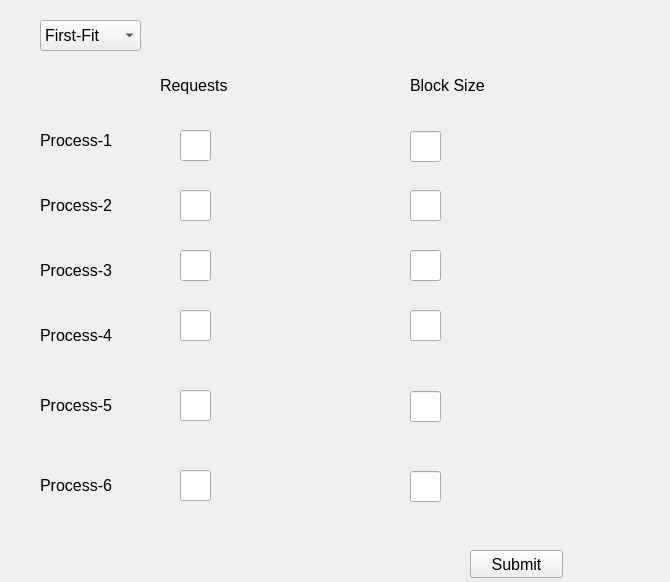
<?xml version="1.0" encoding="UTF-8"?>
<ui version="4.0">
 <class>Form</class>
 <widget class="QWidget" name="Form">
  <property name="geometry">
   <rect>
    <x>0</x>
    <y>0</y>
    <width>670</width>
    <height>582</height>
   </rect>
  </property>
  <property name="windowTitle">
   <string>Memory Management</string>
  </property>
  <widget class="QPushButton" name="Submit">
   <property name="geometry">
    <rect>
     <x>470</x>
     <y>550</y>
     <width>93</width>
     <height>28</height>
    </rect>
   </property>
   <property name="font">
    <font>
     <pointsize>12</pointsize>
    </font>
   </property>
   <property name="text">
    <string>Submit</string>
   </property>
   <property name="iconSize">
    <size>
     <width>20</width>
     <height>20</height>
    </size>
   </property>
   <property name="autoDefault">
    <bool>false</bool>
   </property>
  </widget>
  <widget class="QComboBox" name="Type">
   <property name="geometry">
    <rect>
     <x>40</x>
     <y>20</y>
     <width>101</width>
     <height>31</height>
    </rect>
   </property>
   <property name="font">
    <font>
     <pointsize>12</pointsize>
    </font>
   </property>
   <property name="currentText">
    <string>First-Fit</string>
   </property>
   <item>
    <property name="text">
     <string>First-Fit</string>
    </property>
   </item>
   <item>
    <property name="text">
     <string>Best-Fit</string>
    </property>
   </item>
   <item>
    <property name="text">
     <string>Worst-Fit</string>
    </property>
   </item>
  </widget>
  <widget class="QLineEdit" name="Process1">
   <property name="geometry">
    <rect>
     <x>180</x>
     <y>130</y>
     <width>31</width>
     <height>31</height>
    </rect>
   </property>
   <property name="text">
    <string/>
   </property>
  </widget>
  <widget class="QLineEdit" name="Process2">
   <property name="geometry">
    <rect>
     <x>180</x>
     <y>190</y>
     <width>31</width>
     <height>31</height>
    </rect>
   </property>
  </widget>
  <widget class="QLabel" name="label">
   <property name="geometry">
    <rect>
     <x>40</x>
     <y>120</y>
     <width>91</width>
     <height>41</height>
    </rect>
   </property>
   <property name="font">
    <font>
     <pointsize>12</pointsize>
    </font>
   </property>
   <property name="text">
    <string>Process-1</string>
   </property>
  </widget>
  <widget class="QLabel" name="label_2">
   <property name="geometry">
    <rect>
     <x>40</x>
     <y>190</y>
     <width>91</width>
     <height>31</height>
    </rect>
   </property>
   <property name="font">
    <font>
     <pointsize>12</pointsize>
    </font>
   </property>
   <property name="text">
    <string>Process-2</string>
   </property>
  </widget>
  <widget class="QLabel" name="label_3">
   <property name="geometry">
    <rect>
     <x>40</x>
     <y>250</y>
     <width>91</width>
     <height>41</height>
    </rect>
   </property>
   <property name="font">
    <font>
     <pointsize>12</pointsize>
    </font>
   </property>
   <property name="text">
    <string>Process-3</string>
   </property>
  </widget>
  <widget class="QLabel" name="label_4">
   <property name="geometry">
    <rect>
     <x>40</x>
     <y>320</y>
     <width>101</width>
     <height>31</height>
    </rect>
   </property>
   <property name="font">
    <font>
     <pointsize>12</pointsize>
    </font>
   </property>
   <property name="text">
    <string>Process-4</string>
   </property>
  </widget>
  <widget class="QLabel" name="label_5">
   <property name="geometry">
    <rect>
     <x>40</x>
     <y>390</y>
     <width>91</width>
     <height>31</height>
    </rect>
   </property>
   <property name="font">
    <font>
     <pointsize>12</pointsize>
    </font>
   </property>
   <property name="text">
    <string>Process-5</string>
   </property>
  </widget>
  <widget class="QLabel" name="label_6">
   <property name="geometry">
    <rect>
     <x>40</x>
     <y>470</y>
     <width>91</width>
     <height>31</height>
    </rect>
   </property>
   <property name="font">
    <font>
     <pointsize>12</pointsize>
    </font>
   </property>
   <property name="text">
    <string>Process-6</string>
   </property>
  </widget>
  <widget class="QLineEdit" name="Process3">
   <property name="geometry">
    <rect>
     <x>180</x>
     <y>250</y>
     <width>31</width>
     <height>31</height>
    </rect>
   </property>
  </widget>
  <widget class="QLineEdit" name="Process4">
   <property name="geometry">
    <rect>
     <x>180</x>
     <y>310</y>
     <width>31</width>
     <height>31</height>
    </rect>
   </property>
  </widget>
  <widget class="QLineEdit" name="Process5">
   <property name="geometry">
    <rect>
     <x>180</x>
     <y>390</y>
     <width>31</width>
     <height>31</height>
    </rect>
   </property>
  </widget>
  <widget class="QLineEdit" name="Process6">
   <property name="geometry">
    <rect>
     <x>180</x>
     <y>470</y>
     <width>31</width>
     <height>31</height>
    </rect>
   </property>
  </widget>
  <widget class="QLabel" name="label_7">
   <property name="geometry">
    <rect>
     <x>160</x>
     <y>70</y>
     <width>91</width>
     <height>31</height>
    </rect>
   </property>
   <property name="font">
    <font>
     <pointsize>12</pointsize>
    </font>
   </property>
   <property name="text">
    <string>Requests</string>
   </property>
  </widget>
  <widget class="QLineEdit" name="Block1">
   <property name="geometry">
    <rect>
     <x>410</x>
     <y>131</y>
     <width>31</width>
     <height>31</height>
    </rect>
   </property>
  </widget>
  <widget class="QLineEdit" name="Block2">
   <property name="geometry">
    <rect>
     <x>410</x>
     <y>190</y>
     <width>31</width>
     <height>31</height>
    </rect>
   </property>
   <property name="text">
    <string/>
   </property>
  </widget>
  <widget class="QLineEdit" name="Block3">
   <property name="geometry">
    <rect>
     <x>410</x>
     <y>250</y>
     <width>31</width>
     <height>31</height>
    </rect>
   </property>
  </widget>
  <widget class="QLineEdit" name="Block4">
   <property name="geometry">
    <rect>
     <x>410</x>
     <y>310</y>
     <width>31</width>
     <height>31</height>
    </rect>
   </property>
  </widget>
  <widget class="QLineEdit" name="Block5">
   <property name="geometry">
    <rect>
     <x>410</x>
     <y>391</y>
     <width>31</width>
     <height>31</height>
    </rect>
   </property>
  </widget>
  <widget class="QLineEdit" name="Block6">
   <property name="geometry">
    <rect>
     <x>410</x>
     <y>471</y>
     <width>31</width>
     <height>31</height>
    </rect>
   </property>
  </widget>
  <widget class="QLabel" name="label_8">
   <property name="geometry">
    <rect>
     <x>410</x>
     <y>70</y>
     <width>111</width>
     <height>31</height>
    </rect>
   </property>
   <property name="font">
    <font>
     <pointsize>12</pointsize>
    </font>
   </property>
   <property name="text">
    <string>Block Size</string>
   </property>
  </widget>
 </widget>
 <resources/>
 <connections/>
</ui>
